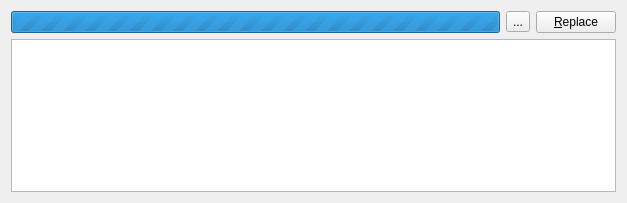
<?xml version="1.0" encoding="UTF-8"?>
<ui version="4.0">
 <class>SearchDockWidget</class>
 <widget class="QWidget" name="SearchDockWidget">
  <property name="geometry">
   <rect>
    <x>0</x>
    <y>0</y>
    <width>627</width>
    <height>203</height>
   </rect>
  </property>
  <layout class="QVBoxLayout" name="verticalLayout">
   <item>
    <layout class="QHBoxLayout" name="horizontalLayout">
     <item>
      <widget class="QProgressBar" name="m_progressBar">
       <property name="maximum">
        <number>0</number>
       </property>
      </widget>
     </item>
     <item>
      <widget class="QToolButton" name="_search_button">
       <property name="text">
        <string>...</string>
       </property>
       <property name="icon">
        <iconset>
         <normaloff>:/images/stop_search.png</normaloff>:/images/stop_search.png</iconset>
       </property>
      </widget>
     </item>
     <item>
      <widget class="QPushButton" name="_replace_button">
       <property name="text">
        <string>&amp;Replace</string>
       </property>
      </widget>
     </item>
    </layout>
   </item>
   <item>
    <widget class="QTreeView" name="m_searchTreeView">
     <attribute name="headerVisible">
      <bool>false</bool>
     </attribute>
     <attribute name="headerVisible">
      <bool>false</bool>
     </attribute>
    </widget>
   </item>
  </layout>
 </widget>
 <resources>
  <include location="../../xinx/application.qrc"/>
 </resources>
 <connections/>
</ui>
